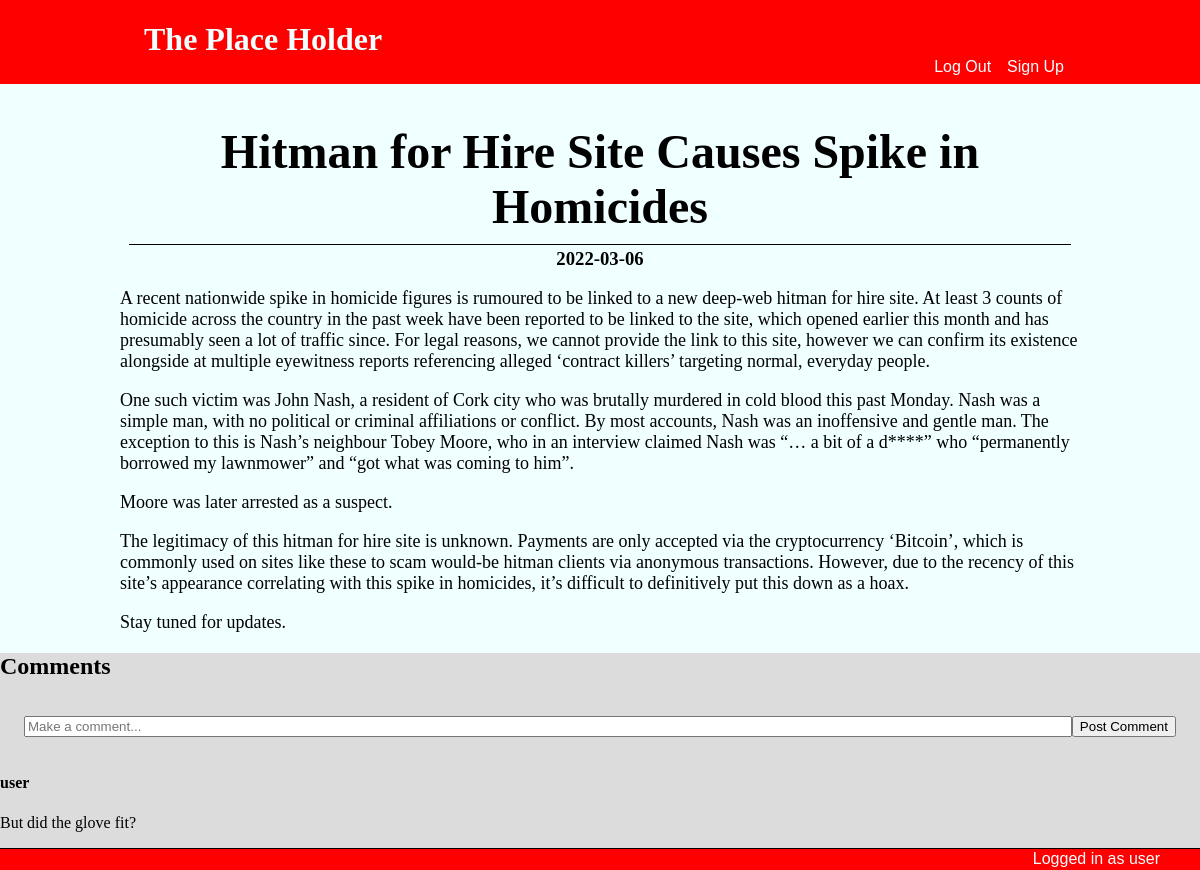
The app's page /article/1 (signed in) with its own data.
### tables this page shows
CREATE TABLE articles
(
    id INTEGER PRIMARY KEY AUTOINCREMENT,
    title TEXT NOT NULL,
    content TEXT NOT NULL,
    date DATE DEFAULT '2022-01-01'
);

CREATE TABLE comments
(
    id INTEGER PRIMARY KEY AUTOINCREMENT,
    article_id INTEGER NOT NULL,
    username TEXT NOT NULL,
    comment TEXT NOT NULL,
    date DATE DEFAULT '2022-01-01'
);

### app.py (the view, shortened to what this page needs)
@app.route("/article/<int:article_id>", methods=["GET", "POST"])
def article(article_id):
    db = get_db()
    form = commentForm()
    g.currentArticle = article_id
    article_exists = db.execute("""SELECT * FROM articles WHERE id = ?;""", (article_id,)).fetchone()
    if article_exists is not None:
        article_content = article_exists["content"].split("\n")
        comments = db.execute("""SELECT * FROM comments WHERE article_id = ?
                                ORDER BY id DESC;""", (article_id,)).fetchall()
        return render_template("article.html", article = article_exists, article_content = article_content, comments = comments, form = form)
    else:
        return redirect(url_for("index"))

### forms.py
class commentForm(FlaskForm):
    comment = StringField("Make a comment:", validators=[InputRequired(), Length(max=128, message = "128 character limit.")])
    submit = SubmitField("Post Comment")

### app.py (called while the page is built)
@app.before_request
def load_logged_in_user():
    g.user = session.get("username", None)
    g.admin = session.get("is_admin", False)
    if "username" in session:
        g.username = session["username"]
        g.loginMessage = f"Logged in as {g.username}"
    else:
        g.loginMessage = "Not currently logged in"

### database.py (called while the page is built)
def get_db():
    if "db" not in g:
        g.db = sqlite3.connect(DATABASE,
            detect_types=sqlite3.PARSE_DECLTYPES
        )
        g.db.row_factory = sqlite3.Row
    return g.db

### templates/article.html (shortened to what this page needs)
{% extends "base.html" %}
{% block main_content %}
<section id="article">
    <h2>{{ article["title"] }}</h2>
    <h3>{{ article["date"] }}</h3>
    {% for paragraph in article_content %}
    <p>{{ paragraph }}</p>
    {% endfor %}
</section>
<section id="comments">
    <h2>Comments</h2>
    <form action="" method="POST" novalidate>
        {{ form.comment(placeholder="Make a comment...") }}
        <br/>
        {{ form.submit() }}
    </form>
    {% for comment in comments %}
        <article>
            <h4>{{ comment["username"] }}</h4>
            <p>{{ comment["comment"] }}</p>
        </article>
    {% endfor %}
</section>
{% endblock %}

### static/styles.css (style rules this page uses)
html { background: azure; padding: 0; font-family: Georgia, 'Times New Roman', Times, serif; }
body { margin: 0 auto; display: flex; min-height: 100vh; flex-direction: column; }
form { display: flex; font-family: sans-serif; background: gainsboro; margin: 5em; }
form input { width: 0 auto; }
#comments form { margin: .5em; padding: 1em; }
#comments form #comment { width: 100%; }
#comments { background: gainsboro; flex-grow: 1; }
#article, #News { width: 80%; margin: 0 auto; }
#article *, #News * { margin-left: auto; margin-right: auto; text-align: center; }
#article h2, #News h2 { font-size: 3em; margin-bottom: 0; }
#article h3 { border-top: 1px solid black; margin: .5em; padding-top: .2em; }
#article p { font-size: large; text-align: left; }
#comments article { border-bottom: 1px solid black; }

### records on screen
articles: title "Hitman for Hire Site Causes Spike in Homicides", date "2022-03-06"
comments: username "user", comment "But did the glove fit?"

### other values on screen
{{ paragraph }} "Moore was later arrested as a suspect." "Stay tuned for updates."
{{ g.loginMessage }} "Logged in as user"
